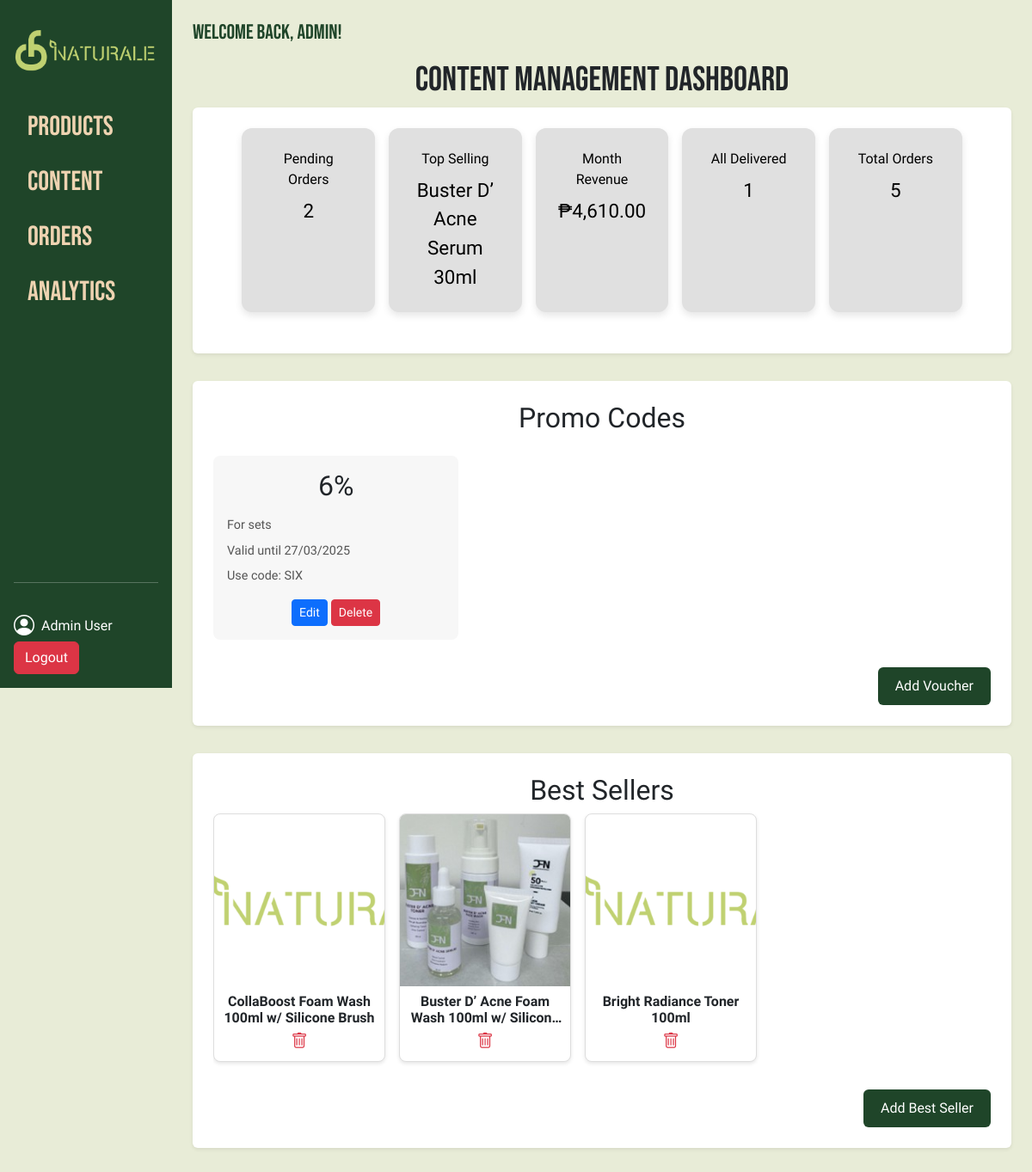
Screenshot of /e-com/managecontentA.php (signed in) with the database file from the repository.
### tables this page shows
CREATE TABLE `tb_vouchers` (
  `voucherID` int(11) NOT NULL,
  `discount` decimal(5,2) NOT NULL,
  `details` varchar(255) NOT NULL,
  `valid_until` date NOT NULL,
  `code` varchar(50) NOT NULL,
  `created_at` timestamp NOT NULL DEFAULT current_timestamp(),
  `updated_at` timestamp NOT NULL DEFAULT current_timestamp() ON UPDATE current_timestamp()
);

CREATE TABLE `tb_bestsellers` (
  `bestseller_id` int(11) NOT NULL,
  `productID` int(11) NOT NULL,
  `display_order` int(11) DEFAULT 0,
  `created_at` timestamp NOT NULL DEFAULT current_timestamp(),
  `updated_at` timestamp NOT NULL DEFAULT current_timestamp() ON UPDATE current_timestamp()
);

CREATE TABLE `tb_products` (
  `productID` int(11) NOT NULL,
  `product_name` varchar(255) NOT NULL,
  `product_desc` text DEFAULT NULL,
  `category` varchar(255) NOT NULL,
  `product_image` varchar(255) DEFAULT NULL,
  `created_at` datetime DEFAULT current_timestamp(),
  `updated_at` datetime DEFAULT current_timestamp() ON UPDATE current_timestamp()
);

### e-com/managecontentA.php (the view, shortened to what this page needs)
<!DOCTYPE html>
<html lang="en">
<head>
  <link href="https://cdn.jsdelivr.net/npm/bootstrap@5.3.3/dist/css/bootstrap.min.css" rel="stylesheet" />
  <link rel="stylesheet" href="https://cdn.jsdelivr.net/npm/bootstrap-icons/font/bootstrap-icons.css" />
  <link rel="stylesheet" href="https://cdn.jsdelivr.net/npm/sweetalert2@11/dist/sweetalert2.min.css">
  <link rel="stylesheet" href="content.css" />
</head>
<body>
  <div class="d-flex flex-wrap">
    <div class="col-12 col-md-2 sidebar p-3">
      <img src="images/cfn_logo.png" alt="Naturale Logo" class="img-fluid mb-3" />
      <nav class="nav flex-column">
        <a class="nav-link" href="manageproductsA.php">Products</a>
        <a class="nav-link" href="managecontentA.php">Content</a>
        <a class="nav-link" href="manageordersA.php">Orders</a>
        <a class="nav-link" href="analytics.php">Analytics</a>
      </nav>
      <div class="mt-auto">
        <hr />
        <div class="d-flex align-items-center">
          <i class="bi bi-person-circle fs-4 me-2"></i>
          <span>Admin User</span>
        </div>
        <a href="/CFN/e-com/logout.php" class="btn btn-danger">Logout</a>
      </div>
    </div>
    <div class="col-md-10 p-4 main-content">
      <h1 class="welcome-text">Welcome Back, Admin!</h1>
      <h3 class="dashboard-title text-center">Content Management Dashboard</h3>
      <?php
      require_once '../conn.php';
      $pendingQuery = "SELECT COUNT(*) as pending FROM tb_orders WHERE status = 'Waiting for Payment' OR isApproved = 0";
      $pendingResult = $conn->query($pendingQuery);
      $pendingOrders = $pendingResult->fetch_assoc()['pending'] ?? 0;
      $topSellingQuery = "SELECT product_name, SUM(quantity) as total_sold
                          FROM tb_orders
                          WHERE status != 'Cancelled'
                          GROUP BY productID, product_name
                          ORDER BY total_sold DESC
                          LIMIT 1";
      $topSellingResult = $conn->query($topSellingQuery);
      $topSelling = $topSellingResult->fetch_assoc();
      $topSellingProduct = $topSelling ? $topSelling['product_name'] : 'N/A';
      $monthRevenueQuery = "SELECT SUM(price_total) as revenue
                            FROM tb_orders
                            WHERE status != 'Cancelled'
                            AND MONTH(order_date) = MONTH(CURDATE())
                            AND YEAR(order_date) = YEAR(CURDATE())";
      $monthRevenueResult = $conn->query($monthRevenueQuery);
      $monthRevenue = $monthRevenueResult->fetch_assoc()['revenue'] ?? 0;
      $monthRevenueFormatted = '₱' . number_format($monthRevenue, 2);
      $deliveredQuery = "SELECT COUNT(*) as delivered
                         FROM tb_orders
                         WHERE status = 'Delivered'";
      $deliveredResult = $conn->query($deliveredQuery);
      $totalDelivered = $deliveredResult->fetch_assoc()['delivered'] ?? 0;
      $totalOrdersQuery = "SELECT COUNT(*) as total FROM tb_orders";
      $totalOrdersResult = $conn->query($totalOrdersQuery);
      $totalOrders = $totalOrdersResult->fetch_assoc()['total'] ?? 0;
      ?>
      <div class="bg-white p-4 shadow-sm rounded stat-container">
        <div class="row mb-4 justify-content-center">
          <div class="col-md-2 stat-card">
            <div class="stat-title">Pending Orders</div>
            <div class="value"><?php echo $pendingOrders; ?></div>
          </div>
          <div class="col-md-2 stat-card">
            <div class="stat-title">Top Selling</div>
            <div class="value"><?php echo htmlspecialchars($topSellingProduct); ?></div>
          </div>
          <div class="col-md-2 stat-card">
            <div class="stat-title">Month Revenue</div>
            <div class="value"><?php echo $monthRevenueFormatted; ?></div>
          </div>
          <div class="col-md-2 stat-card">
            <div class="stat-title">All Delivered</div>
            <div class="value"><?php echo $totalDelivered; ?></div>
          </div>
          <div class="col-md-2 stat-card">
            <div class="stat-title">Total Orders</div>
            <div class="value"><?php echo $totalOrders; ?></div>
          </div>
        </div>
      </div>
      <div class="promo-section bg-white p-4 shadow-sm rounded stat-container">
        <h2 class="text-center mb-4">Promo Codes</h2>
        <div class="row" id="voucherContainer">
          <?php
          $voucherQuery = "SELECT * FROM tb_vouchers";
          $voucherResult = $conn->query($voucherQuery);
          if ($voucherResult->num_rows > 0) {
            while ($voucher = $voucherResult->fetch_assoc()) {
              ?>
              <div class="col-md-4 mb-3">
                <div class="promo-card p-3 h-100" data-voucher-id="<?php echo $voucher['voucherID']; ?>">
                  <h2 class="text-center"><?php echo number_format($voucher['discount'], 0); ?>%</h2>
                  <ul class="list-unstyled">
                    <li><?php echo htmlspecialchars($voucher['details']); ?></li>
                    <li>Valid until <?php echo date('d/m/Y', strtotime($voucher['valid_until'])); ?></li>
                    <li>Use code: <?php echo htmlspecialchars($voucher['code']); ?></li>
                  </ul>
                  <div class="text-center">
                    <button class="btn btn-primary btn-sm edit-voucher-btn" onclick="editVoucher(<?php echo $voucher['voucherID']; ?>)">Edit</button>
                    <button class="btn btn-danger btn-sm delete-voucher-btn" onclick="deleteVoucher(<?php echo $voucher['voucherID']; ?>)">Delete</button>
                  </div>
                </div>
              </div>
              <?php
            }
          } else {
            echo '<p class="text-center">No vouchers available.</p>';
          }
          ?>
        </div>
        <div class="promo-btn-container text-center mt-3">
          <button class="btn btn-success promo-btn" onclick="openAddVoucherModal()">Add Voucher</button>
        </div>
      </div>
      <div class="bg-white p-4 shadow-sm rounded stat-container">
        <h2 class="text-center">Best Sellers</h2>
        <div class="product-slider">
          <div id="bestSellersContainer" class="d-flex gap-3">
            <?php
            $sql = "SELECT bs.bestseller_id, p.productID, p.product_name, p.product_image
                    FROM tb_bestsellers bs
                    JOIN tb_products p ON bs.productID = p.productID
                    ORDER BY bs.display_order ASC";
            $result = $conn->query($sql);
            if ($result->num_rows > 0) {
              while ($row = $result->fetch_assoc()) {
                $imgSrc = !empty($row['product_image']) ? "../e-com/{$row['product_image']}" : "../e-com/uploads/default.png";
                ?>
                <div class="product-card" data-bestseller-id="<?= $row['bestseller_id']; ?>" data-product-id="<?= $row['productID']; ?>">
                  <div class="product-image">
                    <img src="<?= $imgSrc; ?>" alt="<?= htmlspecialchars($row['product_name']); ?>" class="img-fluid" onerror="this.src='../e-com/uploads/default.png';" />
                  </div>
                  <div class="product-info">
                    <h5 class="product-name"><?= htmlspecialchars($row['product_name']); ?></h5>
                    <div class="product-icons">
                      <i class="bi bi-trash delete-icon" onclick="deleteBestSeller(<?= $row['bestseller_id']; ?>)"></i>
                    </div>
                  </div>
                </div>
                <?php
              }
            } else {
              echo "<p class='text-center'>No best sellers found.</p>";
            }
            ?>
          </div>
        </div>
        <div class="promo-btn-container mt-3 text-center">
          <button class="btn btn-success promo-btn" onclick="openModal()">Add Best Seller</button>
        </div>
      </div>
    </div>
  </div>
</body>
</html>

### e-com/content.css (style rules this page uses)
body { font-family: "Be Vietnam Pro", sans-serif; background-color: #E8ECD7; margin: 0; padding: 0; }
.sidebar { height: 100vh; position: sticky; top: 0; display: flex; flex-direction: column; background-color: #1F4529; color: white; font-size: 1rem; }
.sidebar nav .nav-link { font-family: "Bebas Neue", serif; font-weight: 400; font-size: 2rem; font-style: normal; text-decoration: none; color: #EED3B1; display: block; transition: all 0.3s ease-in-out; }
.sidebar hr { margin: 2rem 0; border-color: white; }
.sidebar .mt-auto { margin-top: auto; }
.main-content { flex: 1; padding: 20px; }
.main-content h1 { font-size: 1.5rem; font-family: "Bebas Neue", serif; color: #1F4529; margin-bottom: 1rem; text-align: left; }
.main-content h3 { font-family: "Bebas Neue", serif; font-size: 2.5rem; text-align: center; }
.stat-container { margin-bottom: 30px; }
.stat-card { background-color: #e0e0e0; border-radius: 12px; padding: 1.5rem; text-align: center; box-shadow: 0 4px 8px rgba(0, 0, 0, 0.1); transition: all 0.3s ease-in-out; }
.stat-title { font-size: 1rem; margin-bottom: 0.5rem; color: #000000; }
.stat-card .value { font-size: 1.4rem; color: #000000; }
.row.mb-4 { gap: 1rem; }
.promo-section { margin: 2rem 0; border-radius: 8px; }
.promo-card { background-color: #f7f7f7; border-radius: 8px; transition: transform 0.2s, box-shadow 0.2s; padding: 10px; }
.promo-card h2 { font-size: 2rem; margin-bottom: 1rem; }
.promo-card ul li { font-size: 0.9rem; margin-bottom: 0.5rem; color: #555; }
.promo-btn-container { display: flex; justify-content: flex-end; margin-top: 20px; }
.promo-btn-container button { padding: 10px 20px; font-size: 1rem; }
.promo-btn { background-color: #1F4529; color: white; border: none; padding: 0.8rem 2rem; cursor: pointer; font-size: 1rem; transition: background-color 0.3s ease; }
.product-slider { overflow-x: auto; white-space: nowrap; -webkit-overflow-scrolling: touch; scrollbar-width: thin; scrollbar-color: #888 #f1f1f1; }
#bestSellersContainer { display: inline-flex; gap: 1rem; padding-bottom: 1rem; }
.product-card { flex: 0 0 200px; border: 1px solid #ddd; border-radius: 8px; overflow: hidden; background: #fff; box-shadow: 0 2px 4px rgba(0, 0, 0, 0.1); transition: transform 0.2s; }
.product-image { width: 100%; height: 200px; overflow: hidden; }
.product-image img { width: 100%; height: 100%; object-fit: cover; }
.product-info { padding: 0.5rem; text-align: center; }
.product-name { font-size: 1rem; font-weight: 600; margin-bottom: 0.25rem; white-space: normal; overflow: hidden; text-overflow: ellipsis; display: -webkit-box; -webkit-line-clamp: 2; -webkit-box-orient: vertical; }
.product-icons { display: flex; justify-content: center; }
.delete-icon { cursor: pointer; color: #dc3545; font-size: 1.2rem; transition: color 0.2s; }

### rows the page displays
tb_vouchers: discount "6", details "For sets", valid_until "27/03/2025", code "SIX"
tb_bestsellers: productID.product_name "CollaBoost Foam Wash 100ml w/ Silicone Brush"
tb_bestsellers: productID.product_image (picture), productID.product_name "Buster D’ Acne Foam Wash 100ml w/…"
tb_bestsellers: productID.product_name "Bright Radiance Toner 100ml"

### other values shown
$pendingOrders "2"
$topSellingProduct "Buster D’ Acne Serum 30ml"
$monthRevenueFormatted "₱4,610.00"
$totalDelivered "1"
$totalOrders "5"
